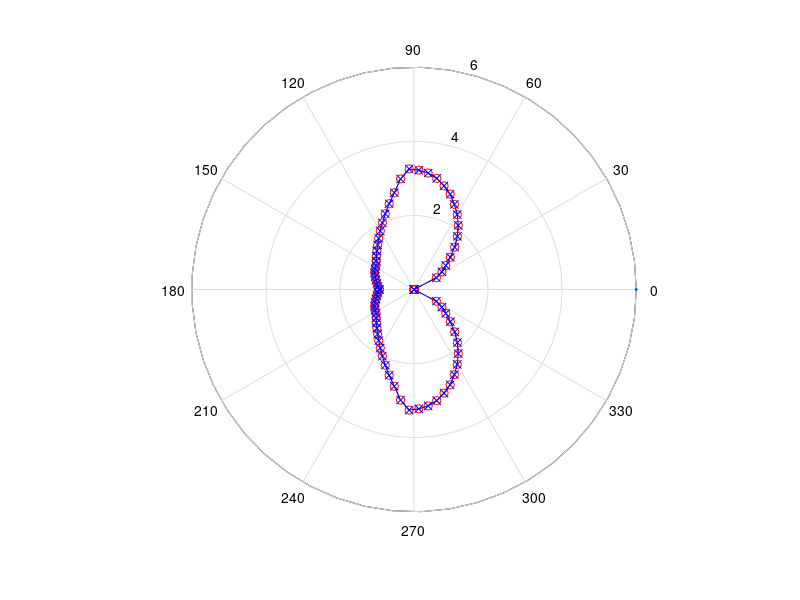

MATLAB code to generate this figure:
%%%%%%%%%%%%%%%%%%%%%%%%%%%%%%%%%%%%%%%%%%%%%%%%%%%%%%%%%%%%%%%%%%%%%%%%%%%%%%%%
%This Matlab script was created by:
%Kristopher Seluga, USA www.rclandsailing.com copyright 2002
%To run this program you must have Matlab by MathWorks Inc.
%Place this file in Matlab/bin directory and type "landsail" at the prompt to execute
%If you have comments or questions please write to kseluga@rclandsailing.com
%Also, if you use this program to simulate an actual model or full sized landyacht
%please send feedback on its usefulness and how the predictions compare to observations
%so that the algorithm may be validated and improved.  
%The author makes no claims to the accuracy the results of this program.
%Thank you and enjoy.  
%%%%%%%%%%%%%%%%%%%%%%%%%%%%%%%%%%%%%%%%%%%%%%%%%%%%%%%%%%%%%%%%%%%%%%%%%%%%%%%%
%This script finds the maximum velocity vs heading of a landyacht based on:
%1. True wind speed
%2. Symmetric wing Lift/Drag correlations
%			a. Drag coefficient at zero angle of attack
%			b. Wing span, area & aspect ratio
%			c. Lift reduction after stall angle is reached
%3. Parasitic drag
%			a. Fuselage Drag
%			b. Crossbeam drag
%			c. Wheel rolling resistance
%4. Flipping criteria
%			a. Vehicle weight and geometry
%			b. Down force generation
%5. Side slipping
%			a. Available friction force
%			b. Down force generation
%6. Number of wings/sails
%7. Number of wheels (3 or 4)
%%%%%%%%%%%%%%%%%%%%%%%%%%%%%%%%%%%%%%%%%%%%%%%%%%%%%%%%%%%%%%%%%%%%%%%%%%%%%%%%
%MAIN VARIABLE DEFINITIONS
%all units are inches, pounds, seconds and radians unless otherwise stated
%phi = angle between true wind velocity and vehicle velocity
%theta = angle of wing(s) with respect to vehicle velocity (wing/sail trim)
%beta = angle between apparent wind and vehicle velocity
%alpha = angle of attack for wing(s) (alpha = beta - theta)
%V_TRUE = velocity of true wind
%vy = vehicle velocity relative to ground
%AR_WING = wing aspect ratio
%F_LIFT_WING = lift force on wing (perpendicular to apparent wind)
%F_DRAG_WING = drag force on wing (parallel to apparent wind)
%F_THRUST = net force "thrust" on vehicle in direction of vehicle velocity
%F_SIDE = sideways force on vehicle that causes slipping
%FLIP = a test value for flipping criteria, 0=no, 1=yes
%SLIP = a test value for slipping criteria, 0=no, 1=yes
%V_LIMIT = limiting yacht velocity when slipping and flipping criteria are ignored
%V_MAX = actual predicted maximum yacht velocity based on flip/slip criteria
%"CG" refers to center of gravity
%%%%%%%%%%%%%%%%%%%%%%%%%%%%%%%%%%%%%%%%%%%%%%%%%%%%%%%%%%%%%%%%%%%%%%%%%%%%%%%%

clear all;	%clear memory before running program
close all;

%%%%%%%%%%%%%%%%%%%%%%%%%%%%%%%%%%%%%%%%%%%%%%%%%%%%%%%%%%%%%%%%%%%%%%%%%%%%%%%%
%SINGLE VALUE PARAMETERS THAT REMAIN CONSTANT FOR ENTIRE SIMULATION
%Change these values to match your vehicle's geometry and configuration

%air properties and other constants
RHO_AIR = 1.175*10^-7;					%density of air (lb*sec^2/in^4)
MU_AIR = 2.7326*10^-8;					%viscosity of air (lb*sec/in^2)
g = 32.2;								%gravity (ft/sec^2)

%true wind speed
% V_TRUE_MPH = 20;						%true wind velocity (mph)
V_TRUE_MPH = 11.1847;					%true wind velocity (mph)
V_TRUE = V_TRUE_MPH*(528/360)*12;   	%true wind velocity (in/sec)

%wing properties (assuming symmetric section)
N_WING   = 1;                   %number of wings/sails
CD0_WING = 0.2;                 %wing drag coefficient at zero angle of attack
% S_WING   = 48;					%wing span (in) DEFAULT
S_WING   = 24;					%wing span (in)
% A_WING   = 250;					%wing area (in^2) DEFAULT
A_WING   = S_WING*(6+12)/2;		%wing area (in^2)
% HCE      = 26;					%height of wing center of effort from ground (in)
HCE      = 10;					%height of wing center of effort from ground (in)
psi_deg  = 0;					%lean of mast from side stay slack (deg)
stall_deg = 18;					%wing stall angle- normally 16-20 deg (deg)
CL_DROP_FACTOR = 1.0;			%factor for exponetial lift dropoff after stall

psi = psi_deg*pi/180;           %lean of mast from side stay slack (rad)
stall = stall_deg*pi/180;		%stall angle (rad)
ARM_WING = HCE*cos(psi);		%moment arm for rig flipping moment (in)
C_WING = A_WING/S_WING;			%average wing chord length (in)
AR_WING = (S_WING^2)/A_WING;	%aspect ratio
CL_WING_MAX = 2*pi*sin(stall)/(1+2/AR_WING);	%maximum coefficient of lift before stall

%total yacht weight
% WEIGHT = 4.0;   %total vehicle weight including pilot (lb)
WEIGHT = 3.5;   %total vehicle weight including pilot (lb)

%fuselage/body properties
% AP_BODY = 10;       %total frontal fuselage projected area (in^2) DEFAULT
AP_BODY = 4.5;		%total frontal fuselage projected area (in^2)
CD_BODY = 0.5;		%vehicle fuselage drag coefficient 
% TRACK = 36;         %vehicle width/track (wheel center to center) (in) DEFAULT
TRACK = 24;			%vehicle width/track (wheel center to center) (in)
% WHEELBASE = 48;     %vehicle wheelbase (in)- only necessary for 3 wheel vehicle DEFAULT
WHEELBASE = 36;		%vehicle wheelbase (in)- only necessary for 3 wheel vehicle
% DIST_CG = 9;        %horizontal distance from CG to rear wheels (in)- only necessary for 3 wheels DEFAULT
DIST_CG = 5.8;		%horizontal distance from CG to rear wheels (in)- only necessary for 3 wheels

%wheel properties
N_WHEEL = 3;				%number of wheels
FRCT = 0.75;				%coefficient of friction between wheels and road
% DIAM_WHEEL_FT = 3.0;        %front wheel diameter (in) DEFAULT
DIAM_WHEEL_FT = 2;          %front wheel diameter (in) 
% DIAM_WHEEL_RE = 4.0;        %rear wheel diameter (in) DEFAULT
DIAM_WHEEL_RE = 2.5;        %rear wheel diameter (in) DEFAULT
% B_WHEEL = 0.007;            %drag coefficient of rolling wheel, per wheel (lb/(rev/sec)) DEFAULT
B_WHEEL = 0.02;             %drag coefficient of rolling wheel, per wheel (lb/(rev/sec)) 
% F_DRAG_WHEEL_MIN = 0.5;		%total rolling resistance at zero velocity (lbs) DEFAULT
F_DRAG_WHEEL_MIN = 0.1;		%total rolling resistance at zero velocity (lbs)
%for small models on wheels with bearings B_WHEEL is on the order of 0.010 lb/(rev/sec)
%for full sized landyachts B_WHEEL is on the order of 0.10 lb/(rev/sec)

% KAI'S UPDATE INCORPORATED TO HERE

%crossbeam properties (lift-drag relations are for a symmetric naca section)
W_BEAM = 36;					%width of crossbeam available for generating down force (in)
T_BEAM = 0.5;					%maximum thickness of crossbeam wing section (in)
C_BEAM = 3.0;					%average crossbeam chord length (in)
A_BEAM = C_BEAM*W_BEAM;			%foil surface area per crossbeam (in^2)
AP_BEAM = T_BEAM*W_BEAM;		%projected frontal beam area (in^2)
AR_BEAM = (W_BEAM^2)/A_BEAM;	%aspect ratio of crossbeam

%relations for symmetric airfoil crossbeam with constant angle of attack
gamma_deg = 0;												%crossbeam angle of attack for generating down force (deg)
gamma = gamma_deg*pi/180;								%crossbeam angle of attack for generating down force (rad)
CD0_BEAM = 0.10;											%crossbeam drag coefficient at zero angle of attack
CL_BEAM = 2*pi*sin(gamma)/(1+2/AR_BEAM);			%crossbeam coefficient of lift
CD_BEAM = CD0_BEAM+((CL_BEAM^2)/(pi*AR_BEAM));	%crossbeam coefficient of drag
%END OF YACHT DATA ENTRY

%%%%%%%%%%%%%%%%%%%%%%%%%%%%%%%%%%%%%%%%%%%%%%%%%%%%%%%%%%%%%%%%%%%%%%%%%%%%%%%%
%PRE-LOOP CALCULATIONS
%CG/BEAM moment arm for righting moment calculation
if N_WHEEL == 4	%for a 4 wheeled symmetric yacht (track front = track rear)

    N_WHEEL_FT = 2;							%two front wheels
    N_WHEEL_RE = 2;							%two rear wheels
    zeta = 0;								%angle between flipping force and F_SIDE is zero (rad)
    ARM_CG = TRACK/2;						%cg moment arm for righting moment (in)
    ARM_BEAM = TRACK/2;						%beam moment arm for righting moment (in)
    N_BEAM = 2;								%number of crossbeams for down force generation (probably has 2 crossbeams)

elseif N_WHEEL == 3	%for a 3 wheeled symmetric yacht (2 wheels in rear)

    N_WHEEL_FT = 1;							%one front wheel
    N_WHEEL_RE = 2;							%two rear wheels
    zeta = atan((TRACK/2)/WHEELBASE);		%angle made between front wheel and each rear wheel (rad)
    ARM_CG = (WHEELBASE-DIST_CG)*sin(zeta);	%cg moment arm for righting moment (in)
    ARM_BEAM = (TRACK/2)*cos(zeta);			%beam moment arm for righting moment (in)
    N_BEAM = 1;								%number of crossbeams for down force generation (rear crossbeam only)

end

%main program loop parameters/starting values
e = 0.050;		%error sensitivity for thrust equilibrium check (lbs)
dv = 0;			%initial value for velocity change (in/sec)
vy0 = 100;		%initial value for vehicle velocity (in/sec)
vy = vy0;		%assign initial value to vy (in/sec)
F_THRUST = 1;	%initial non-zero value for thrust force (lbs)

%define matrices PHI and THETA for main program loops
%for smoother plot make N_phi and N_theta larger (this will make the program take longer to run)
N_phi = 39;									%number of divisions in PHI
phi_max = pi;								%maximum phi = 180 degrees (pi rad)
PHI = [0:phi_max/N_phi:phi_max];			%vector phi in radians from head-to-wind to 180 degrees (rad)
P = N_phi+1;                                %number of loops to be made for varying phi
N_theta = 120;								%number of divisions in THETA
theta_max = pi/3;							%maximum theta to test during loop (rad)
THETA = [0:theta_max/N_theta:theta_max];	%define vector of wing angles from zero to 90 deg (rad)
T = N_theta+1;								%number of loops to be made for varying theta

%%%%%%%%%%%%%%%%%%%%%%%%%%%%%%%%%%%%%%%%%%%%%%%%%%%%%%%%%%%%%%%%%%%%%%%%%%%%%%%%
%BEGIN MAIN PROGRAM LOOP THROUGH ALL VALUES OF PHI
for p = 1:1:P		%loop for entire range of phi (all possible headings)

%     Steps_Remaining = P-p+1		%display number of steps remaining in loop to track progress
	phi = PHI(p);				%lookup value phi for this loop (rad)
    t = 1;						%initialize t counting variable

	while t <= T	%find VY_max for loop through for all values of theta
        
        %setup theta and vy for this value of t  
        theta=THETA(t);								%lookup current theta (rad)
        SIGN_F_THRUST = F_THRUST/abs(F_THRUST);		%find the sign of F_THRUST
        vy = vy + SIGN_F_THRUST*dv;					%increment/decrement guess for vehicle velocity (in/sec)

        %do calculations necessary to find net thrust
		if V_TRUE*cos(phi) + vy > 0			%if apparent wind is from bow
			beta = atan((V_TRUE*sin(phi))/(vy+V_TRUE*cos(phi)));						%calc beta for beta < pi/2 (rad)
        else								%if apparent wind is from stern
            beta = atan((V_TRUE*sin(phi-(pi/2))-vy)/(V_TRUE*cos(phi-(pi/2))))+pi/2;		%calc beta for beta > pi/2 (rad)
        end %end if 
        
        alpha = beta-theta;                                             %calc alpha - wing angle of attack (rad)
        V_APPARENT = sqrt((vy+V_TRUE*cos(phi))^2+(V_TRUE*sin(phi))^2);	%calc magnitude of apparent wind velocity (in/sec)
        V_FRONT = V_APPARENT*cos(beta);									%calc apparent wind velocity in direction of vehicle velocity (in/sec)
        SIGN_V_FRONT = cos(beta)/abs(cos(beta));						%direction of front component of apparent wind (+1 from bow, -1 from stern)
   	    
        %wing lift and drag with rough approximation to lift drop off after stall
        if alpha > stall	%if angle of attack is greater than stall angle
            CL_WING = (CL_WING_MAX*exp(stall))*exp(-CL_DROP_FACTOR*alpha);  %calc reduced wing lift coefficient
            CD_WING = CD0_WING+((CL_WING^2)/(pi*AR_WING));				    %calc wing drag coefficient for this angle of attack
        else %if angle of attack is less than stall angle
            CL_WING = 2*pi*sin(alpha)/(1+2/AR_WING);					    %calc wing lift coefficient for this angle of attack
            CD_WING = CD0_WING+((CL_WING^2)/(pi*AR_WING));				    %calc wing drag coefficient for this angle of attack
        end	%end if loop
        
        AP_WING = A_WING*(1-((1-cos(psi))*alpha)/(pi/2));	%linear approximation to adjust effective wing area based on alpha and psi (in^2)
        %NOTE: when alpha is zero, AP_WING = A_WING, if alpha is 90 deg, AP_WING = A_WING*cos(psi)
        %this leads to the linear approximation: AP_WING = A_WING*(1-((1-cos(psi))*alpha)/(pi/2));
        F_LIFT_WING = N_WING*0.5*CL_WING*RHO_AIR*(V_APPARENT^2)*AP_WING;	%calc total wing lift force (lbs)
        F_DRAG_WING = N_WING*0.5*CD_WING*RHO_AIR*(V_APPARENT^2)*AP_WING;	%calc total wing drag force (lbs)
        %yacht/fuselage drag (not including crossbeams)
        F_DRAG_BODY = SIGN_V_FRONT*0.5*CD_BODY*RHO_AIR*(V_FRONT^2)*AP_BODY;	%calc fuselage drag force (lbs)
        
        %crossbeam lift (down force) and drag
    	if SIGN_V_FRONT == 1 %for apparent wind from bow
            F_LIFT_BEAM = N_BEAM*0.5*CL_BEAM*RHO_AIR*(V_FRONT^2)*A_BEAM;	%calc total crossbeam lift force (lbs)
            F_DRAG_BEAM = N_BEAM*0.5*CD_BEAM*RHO_AIR*(V_FRONT^2)*A_BEAM;	%calc total crossbeam drag force (lbs)
        else %for apparent wind from stern
            F_LIFT_BEAM = 0;                                				%crossbeam generates zero lift
            F_DRAG_BEAM = -2*N_BEAM*0.5*CD_BEAM*RHO_AIR*(V_FRONT^2)*A_BEAM;	%calc total crossbeam drag force (lbs)
        end	%end if loop
    
        %wheel drag (rolling viscous friction)
        RPS_WHEEL_FT = vy/(pi*DIAM_WHEEL_FT);										%calc front wheel rev per sec (rps)
        RPS_WHEEL_RE = vy/(pi*DIAM_WHEEL_RE);										%calc rear wheel rev per sec (rps)
        F_DRAG_WHEEL = B_WHEEL*(N_WHEEL_FT*RPS_WHEEL_FT + N_WHEEL_RE*RPS_WHEEL_RE);	%calc total wheel drag force (lbs)
        F_DRAG_WHEEL = max(F_DRAG_WHEEL,F_DRAG_WHEEL_MIN);          				%use minimum wheel rolling resistance for low speeds (lbs)

        %sum up all forward thrust forces
        F_SIDE = F_LIFT_WING*cos(beta)*cos(psi)+F_DRAG_WING*sin(beta);		%calc sideways sliding force (lbs)
        F_THRUST = F_LIFT_WING*sin(beta)*cos(psi)-F_DRAG_WING*cos(beta)-F_DRAG_BODY-F_DRAG_BEAM-F_DRAG_WHEEL;	%calc net thrust force (lbs)
    
    %SLIP/FLIP required quantities (righting/flipping moment and side friction)
	F_DOWN = WEIGHT + F_LIFT_BEAM + F_LIFT_WING*sin(psi);		%total down force from crossbeam and wing (lb)
	M_RIGHT = WEIGHT*ARM_CG + F_LIFT_BEAM*ARM_BEAM;				%available righting moment (in*lb)
    F_FLIP = F_SIDE*cos(zeta) + F_THRUST*sin(zeta);				%component of rig force perpendicular to supporing wheels (lbs)
    M_FLIP = F_FLIP*ARM_WING;									%flipping moment from rig (in*lb)
    F_FRICT = F_DOWN*FRCT;										%total available sideways friction force (lbs)
    %END OF ALL FORCE AND MOMENT CALCULATIONS FOR THIS LOOP
    
    %scale velocity step change for next loop
    X = 10;													%scale factor for calculating dv
    dv = X*abs(F_THRUST);								%scale velocity change by F_THRUST (if X is too large loop becomes unstable)
		
        %perform slip criteria calculations
  		if F_SIDE > F_FRICT	%if side sliding force from rig exceeds available friction force
			SLIP(t) = 1;		%set SLIP to 1 (yes)
		else				%if friction is greater than sliding force
			SLIP(t) = 0;		%set SLIP to 0 (no)
		end	%end SLIP if loop
        
		%perform flip criteria calculations
		if M_FLIP > M_RIGHT	 %if flipping moment from rig exceeds available righting moment
			FLIP(t) = 1;            %set FLIP to 1 (yes)
        else			     %if righting moment is greater than flipping moment
			FLIP(t) = 0;			%set FLIP to 0 (no)
		end	%end FLIP if loop
		
        %check for positive thrust force near zero, if so go to next theta value
		if vy > 0 & alpha > 0		%only continue for loops that lead to positive velocity and angle of attack
			if abs(F_THRUST) < e	%if thrust is close to zero (lbs)
                VY(t) = vy;			%store final value of vehicle speed from this loop (in/sec) 
        		t = t+1;			%increment t to calculate vehicle speed for next theta
     		end 	  				%end thrust check if loop
        else %if yacht velocity or angle of attack is not positive
     		VY(t) = 0;				%assign this velocity to zero (do not keep track of negative velocities)
            t = t+1;				%increment t to calculate vehicle speed for next theta
            vy = vy0;				%reset initial velocity guess
        end	%end else loop
        
    end	%end of while  t <= T loop
	
    %truncate VY matrix to remove infinite element
    V_LIMIT(p) = max(VY);			%store V_LIMIT vector as maximum velocity before SLIP and FLIP are considered (in/sec)
	%change all velocity entries to zero if SLIP or FLIP = 1 (yes)
    for z = 1:1:T						%loop through entire matrix for each theta
 		if (SLIP(z) + FLIP(z) > 0)	%if FLIP or SLIP = 1 (yes)
  	  		VY(z) = 0;					%set this velocity element to zero
     	end								%end if loop
    end									%end for loop
    %store theta that corresponds to this VMAX
    V_MAX(p) = max(VY);			%store maximum velocity found for this angle phi to VMAX(p)
	q = 1;						%initialize counting var q = 1
    while VY(q) ~= V_MAX(p)		%while VY_TRUNK(q) not equal VMAX
        q = q+1;				%increment q until VY_TRUNK(q) = VMAX(p)
	end							%end while loop
    THETA_MAX(p) = THETA(q);	%store theta that corresponds to VMAX(p) (rad)
end   							%end of "for 1:1:P" loop
%END MAIN PROGRAM LOOP

%%%%%%%%%%%%%%%%%%%%%%%%%%%%%%%%%%%%%%%%%%%%%%%%%%%%%%%%%%%%%%%%%%%%%%%%%%%%%%%%
%ORGANIZE DATA INTO MAXIMUM SPEED INFORMATION
TOP_SPEED_IN_SEC = max(V_MAX);					%store top speed in in/sec (in/sec)
TOP_SPEED_FT_SEC = TOP_SPEED_IN_SEC/12;			%convert top speed to ft/sec (ft/sec)
TOP_SPEED_MPH = TOP_SPEED_FT_SEC*(360/528);		%convert top speed to mph (mph)
V_LIMIT_MPH = (V_LIMIT/12)*(360/528);			%convert limit speed to mph (mph)
V_MAX_FT_SEC = V_MAX/12;						%convert maximum speed matrix to mph (ft/sec)
V_MAX_MPH = (V_MAX_FT_SEC)*(360/528);			%convert maximum speed matrix to mph (mph)

for j= 1:1:P-1							%loop through all of matrix V_MAX
   if V_MAX(j) == TOP_SPEED_IN_SEC		%look for entry of maximum velocity
      J = j;							%if this is that entry, save entry number
   end									%end if loop
end										%end for loop

THETA_TOP_SPEED_RAD = THETA_MAX(J);					%store theta that corresponds to TOP_SPEED_MPH (rad)
PHI_TOP_SPEED_RAD = PHI(J);							%store phi that corresponds to TOP_SPEED_MPH (rad)
THETA_TOP_SPEED_DEG = THETA_TOP_SPEED_RAD*180/pi;	%convert to degrees (deg)
PHI_TOP_SPEED_DEG = PHI_TOP_SPEED_RAD*180/pi;		%convert to degrees (deg)
%plot velocity results in polar coordinates
RHO_MAX = 3*ceil(max(V_LIMIT_MPH)/3);				%get maximum radius in whole numbers divisible by 3

MP = 1;												%subplot dimension
NP = 1;												%subplot dimension

figure()
subplot(MP,NP,1),polar(0,RHO_MAX);					%create polar plot with whole number scale
subplot(MP,NP,1),hold;								%hold plot so data can be plotted
subplot(MP,NP,1),polar(PHI,V_LIMIT_MPH,'ro--');		%polar plot limit velocity vs phi in red
subplot(MP,NP,1),polar(-PHI,V_LIMIT_MPH,'ro--');	%polar plot limit velocity vs -phi (mirror image)
subplot(MP,NP,1),polar(PHI,V_MAX_MPH,'bx-'); 		%polar plot maximum velocity vs phi in blue
subplot(MP,NP,1),polar(-PHI,V_MAX_MPH,'bx-');		%polar plot maximum velocity vs -phi (mirror image)
%subplot(MP,NP,1),title('Polar Vel. Plot (mph)');	%title plot
subplot(MP,NP,1),hold;								%release plot to return to default condition
% legend('Blue','Red')

%display desired values
TOP_SPEED_MPH = round(TOP_SPEED_MPH)				%round and print maximum velocity (mph)
PHI_TOP_SPEED_DEG = round(PHI_TOP_SPEED_DEG)		%round and print phi for TOP SPEED (deg)
THETA_TOP_SPEED_DEG = round(THETA_TOP_SPEED_DEG)	%round and print theta for TOP SPEED (deg)

%%%%%%%%%%%%%%%%%%%%%%%%%%%%%%%%%%%%%%%%%%%%%%%%%%%%%%%%%%%%%%%%%%%%%%%%%%%%%%%%
%END MAIN PROGRAM
%BEGIN POST LOOP CALCULATIONS FOR STORING & DISPLAYING OTHER RELEVANT INFO

%%%%%%%%%%%%%%%%%%%%%%%%%%%%%%%%%%%%%%%%%%%%%%%%%%%%%%%%%%%%%%%%%%%%%%%%%%%%%%%%

%CALCULATE APPROXIMATE TIME REQUIRED TO REACH 95% of TOP SPEED IGNORING SLIP/FLIP CRITERIA
phi = PHI_TOP_SPEED_RAD;		%heading for top speed
theta = THETA_TOP_SPEED_RAD;	%wing angle at top speed
vy = 88;						%begin at 5 mph yacht velocity
dt = 0.2;						%time increment (sec)
TIME_MAX = 60*10;				%maximum time before loop is cut off (sec)
time = 0;						%start at time = zero

while vy < 0.95*TOP_SPEED_IN_SEC & time < TIME_MAX	%keep looping until vy is 95% of top speed
	
    if V_TRUE*cos(phi) + vy > 0																	%if apparent wind is from bow
		beta = atan((V_TRUE*sin(phi))/(vy+V_TRUE*cos(phi)));								%calc beta for beta < pi/2 (rad)
    else																									%if apparent wind is from stern
	   beta = atan((V_TRUE*sin(phi-(pi/2))-vy)/(V_TRUE*cos(phi-(pi/2))))+pi/2;		%calc beta for beta > pi/2 (rad)
    end																									%end if loop
    
    alpha = beta-theta;															%calc alpha - wing angle of attack (rad)
    V_APPARENT = sqrt((vy+V_TRUE*cos(phi))^2+(V_TRUE*sin(phi))^2);	%calc magnitude of apparent wind velocity (in/sec)
	V_FRONT = V_APPARENT*cos(beta);											%calc apparent wind velocity in direction of vehicle velocity (in/sec)
  	SIGN_V_FRONT = cos(beta)/abs(cos(beta));								%direction of front component of apparent wind (+1 from bow, -1 from stern)
    
    %wing lift and drag with rough approximation to lift drop off after stall
    if alpha > stall					 												%if angle of attack is less than stall angle
    	CL_WING = (CL_WING_MAX*exp(stall))*exp(-CL_DROP_FACTOR*alpha);	%calc reduced wing lift coefficient
        CD_WING = CD0_WING+((CL_WING^2)/(pi*AR_WING));					%calc wing drag coefficient for this angle of attack
    else																%if angle of attack is greter than stall angle
     	CL_WING = 2*pi*sin(alpha)/(1+2/AR_WING);						%calc wing lift coefficient for this angle of attack
        CD_WING = CD0_WING+((CL_WING^2)/(pi*AR_WING));					%calc wing drag coefficient for this angle of attack
    end																	%end if loop
    AP_WING = A_WING*(1-((1-cos(psi))*alpha)/(pi/2));					%linear approximation to adjust projected wing area based on alpha and psi (in^2)
    %NOTE: when alpha is zero, AP_WING = A_WING, if alpha is 90 deg, AP_WING = A_WING*cos(psi)
    %this leads to the linear approximation: AP_WING = A_WING*(1-((1-cos(psi))*alpha)/(pi/2));
    F_LIFT_WING = N_WING*0.5*CL_WING*RHO_AIR*(V_APPARENT^2)*AP_WING;	    %calc total wing lift force (lbs)
	F_DRAG_WING = N_WING*0.5*CD_WING*RHO_AIR*(V_APPARENT^2)*AP_WING;	%calc total wing drag force (lbs)
    %yacht/fuselage drag (not including crossbeams)
    F_DRAG_BODY = SIGN_V_FRONT*0.5*CD_BODY*RHO_AIR*(V_FRONT^2)*AP_BODY;	%calc fuselage drag force (lbs)
    %crossbeam lift (down force) and drag
    if SIGN_V_FRONT == 1												%for apparent wind from bow
	    F_LIFT_BEAM = N_BEAM*0.5*CL_BEAM*RHO_AIR*(V_FRONT^2)*A_BEAM;	%calc total crossbeam lift force (lbs)
        F_DRAG_BEAM = N_BEAM*0.5*CD_BEAM*RHO_AIR*(V_FRONT^2)*A_BEAM;	%calc total crossbeam drag force (lbs)
    else
        F_LIFT_BEAM = 0;
        F_DRAG_BEAM = -2*N_BEAM*0.5*CD_BEAM*RHO_AIR*(V_FRONT^2)*A_BEAM;	%calc total crossbeam drag force (lbs)
    end
    
    %wheel drag (rolling viscous friction)
    RPS_WHEEL_FT = vy/(pi*DIAM_WHEEL_FT);                                       %calc front wheel rev per sec (rps)
    RPS_WHEEL_RE = vy/(pi*DIAM_WHEEL_RE);										%calc rear wheel rev per sec (rps)
    F_DRAG_WHEEL = B_WHEEL*(N_WHEEL_FT*RPS_WHEEL_FT + N_WHEEL_RE*RPS_WHEEL_RE);	%calc wheel drag force (lbs)
    F_DRAG_WHEEL = max(F_DRAG_WHEEL,F_DRAG_WHEEL_MIN);							%use minimum wheel rolling resistance for low speeds (lbs)
	
    %sum up all forward thrust forces
    F_THRUST = F_LIFT_WING*sin(beta)*cos(psi)-F_DRAG_WING*cos(beta)-F_DRAG_BODY-F_DRAG_BEAM-F_DRAG_WHEEL;	%calc net thrust force (lbs)
    ACCEL_G = F_THRUST/WEIGHT;		%calculate acceleration (g's)
	ACCEL_IN_SEC = ACCEL_G*g*12;	%acceleration in (in/sec^2)
    vy = vy + dt*ACCEL_IN_SEC;		%increase velocity based on acceleration and time step (in/sec)
    time = time + dt;				%increment time by one time step (sec)

end

if time < TIME_MAX
    TIME_TO_TOP_SPEED_SEC = time;								%time to top speed (sec)
	TIME_TO_TOP_SPEED_MIN = TIME_TO_TOP_SPEED_SEC/60;			%time to top speed (min)
	TIME_TO_TOP_SPEED_MIN = round(10*TIME_TO_TOP_SPEED_MIN)/10	%display time (min)
else
   disp('Accleration calc failed')
end

%%%%%%%%%%%%%%%%%%%%%%%%%%%%%%%%%%%%%%%%%%%%%%%%%%%%%%%%%%%%%%%%%%%%%%%%%%%%%%%%
%CALCULTE & STORE RELEVANT PARAMETERS AT FULL SPEED FOR ALL HEADINGS
for p = 1:1:P	%loop for entire range of phi (all possible headings)
	vy = V_MAX(p);		%top speed (in/sec)
    phi = PHI(p);		%heading (rad)
    
    %do calculations necessary to find net thrust
	if vy > 0 %only proceed for non zero velocities
        if V_TRUE*cos(phi) + vy > 0										%if apparent wind is from bow
			BETA(p) = atan((V_TRUE*sin(phi))/(vy+V_TRUE*cos(phi)));		%calc beta for beta < pi/2 (rad)
        else %if apparent wind is from stern
            BETA(p) = atan((V_TRUE*sin(phi-(pi/2))-vy)/(V_TRUE*cos(phi-(pi/2))))+pi/2;	%calc beta for beta > pi/2 (rad)
        end %end if loop
        
        ALPHA(p) = BETA(p)-THETA_MAX(p);                                    %calc alpha (rad)
		V_APPARENT(p) = sqrt((vy+V_TRUE*cos(phi))^2+(V_TRUE*sin(phi))^2);   %calc magnitude of apparent wind velocity (in/sec)
		V_FRONT = V_APPARENT(p)*cos(BETA(p));                               %calc apparent wind velocity along vehicle velocity direction (in/sec)
	  	SIGN_V_FRONT = cos(BETA(p))/abs(cos(BETA(p)));                      %direction of front component of apparent wind (+1 from bow, -1 from stern)
        
        %wing lift and drag with rough approximation to lift drop off after stall
        if ALPHA(p) > stall				 													%if angle of attack is less than stall angle
            CL_WING = (CL_WING_MAX*exp(stall))*exp(-CL_DROP_FACTOR*ALPHA(p));	%calc reduced wing lift coefficient
            CD_WING = CD0_WING+((CL_WING^2)/(pi*AR_WING));							%calc wing drag coefficient for this angle of attack
        else																						%if angle of attack is greter than stall angle
            CL_WING = 2*pi*sin(ALPHA(p))/(1+2/AR_WING);								%calc wing lift coefficient for this angle of attack
            CD_WING = CD0_WING+((CL_WING^2)/(pi*AR_WING));							%calc wing drag coefficient for this angle of attack
        end																						%end if loop
        
        AP_WING = A_WING*(1-((1-cos(psi))*ALPHA(p))/(pi/2));							%linear approximation to adjust projected wing area based on alpha and psi (in^2)
		F_LIFT_WING(p) = N_WING*0.5*CL_WING*RHO_AIR*(V_APPARENT(p)^2)*AP_WING;	%calc total wing lift force (lbs)
		F_DRAG_WING(p) = N_WING*0.5*CD_WING*RHO_AIR*(V_APPARENT(p)^2)*AP_WING;	%calc total wing drag force (lbs)
        
        %yacht/fuselage drag (not including crossbeams)
		F_DRAG_BODY(p) = SIGN_V_FRONT*0.5*CD_BODY*RHO_AIR*(V_FRONT^2)*AP_BODY;	%calc fuselage drag force (lbs)
		
        %crossbeam lift (down force) and drag
        if SIGN_V_FRONT == 1																		%for apparent wind from bow
            F_LIFT_BEAM(p) = N_BEAM*0.5*CL_BEAM*RHO_AIR*(V_FRONT^2)*A_BEAM;		%calc total crossbeam lift force (lbs)
            F_DRAG_BEAM(p) = N_BEAM*0.5*CD_BEAM*RHO_AIR*(V_FRONT^2)*A_BEAM;		%calc total crossbeam drag force (lbs)
        else
            F_LIFT_BEAM(p) = 0;
            F_DRAG_BEAM(p) = -2*N_BEAM*0.5*CD_BEAM*RHO_AIR*(V_FRONT^2)*A_BEAM;	%calc total crossbeam drag force (lbs)
        end
        
        %wheel drag (rolling viscous friction)
        RPS_WHEEL_FT = vy/(pi*DIAM_WHEEL_FT);															%calc front wheel rev per sec (rps)
        RPS_WHEEL_RE = vy/(pi*DIAM_WHEEL_RE);															%calc rear wheel rev per sec (rps)
        F_DRAG_WHEEL(p) = B_WHEEL*(N_WHEEL_FT*RPS_WHEEL_FT + N_WHEEL_RE*RPS_WHEEL_RE);	%calc wheel drag force (lbs)
        F_DRAG_WHEEL(p) = max(F_DRAG_WHEEL(p),F_DRAG_WHEEL_MIN);									%use minimum wheel rolling resistance for low speeds (lbs)
		
        %sum up all forward (thrust) and sideways (slide) forces
		F_THRUST(p) = F_LIFT_WING(p)*sin(BETA(p))*cos(psi)-F_DRAG_WING(p)*cos(BETA(p))-F_DRAG_BODY(p)-F_DRAG_BEAM(p)-F_DRAG_WHEEL(p);		%calc net thrust force (lbs)
		F_SIDE(p) = F_LIFT_WING(p)*cos(BETA(p))*cos(psi)+F_DRAG_WING(p)*sin(BETA(p));						%calc sideways sliding force (lbs)
	else																					%if vy is zero, then set all stored values to zero
        BETA(p) = 0;
        ALPHA(p) = 0;
        V_APPARENT(p) = 0;
		F_LIFT_WING(p) = 0;
		F_DRAG_WING(p) = 0;
		F_DRAG_BODY(p) = 0;
		F_LIFT_BEAM(p) = 0;
		F_DRAG_BEAM(p) = 0;
		F_DRAG_WHEEL(p) = F_DRAG_WHEEL_MIN;
		F_THRUST(p) = 0;
		F_SIDE(p) = 0;
    end %end if loop
end																					%end for loop

%print out desired values
REYNOLDS = RHO_AIR*C_WING*V_APPARENT/MU_AIR;								%Reynolds number
APPARENT_WIND_SPEED_MPH = round(V_APPARENT*(360/528)/12);			%apparent wind speed (mph)
DOWN_FORCE_LB = round(10*(F_LIFT_BEAM))/10;								%down force from crossbeam (lbs)
SIDE_FORCE_LB = round(10*F_SIDE)/10;										%sliding force (lbs)
BODY_AERO_DRAG_LB = round(10*(F_DRAG_BODY + F_DRAG_BEAM))/10;		%total body aerodynamic drag (mph)
WHEEL_DRAG_LB = round(10*F_DRAG_WHEEL)/10;								%wheel drag (lbs)
RIG_LIFT_LB = round(10*F_LIFT_WING)/10;									%total rig lift (lbs)
RIG_DRAG_LB = round(10*F_DRAG_WING)/10;									%total rig drag (lbs)
PHI_DEG = PHI*180/pi;															%convert PHI to degrees
ALPHA_DEG = ALPHA*180/pi;														%convert ALPHA to degrees
BETA_DEG = BETA*180/pi;															%convert BETA to degrees
THETA_MAX_DEG = THETA_MAX*180/pi;											%convert THETA_MAX to degrees

%plot angular info (change NP to 2 to use this plot)
%subplot(MP,NP,2),plot(PHI_DEG,BETA_DEG,'k');				%plot apparent wind angle v. phi
%subplot(MP,NP,2),hold;										%hold plot
%subplot(MP,NP,2),plot(PHI_DEG,THETA_MAX_DEG,'b');			%plot wing trim angle angle v. phi
%subplot(MP,NP,2),plot(PHI_DEG,ALPHA_DEG,'r');				%plot angle of attack wind angle v. phi
%subplot(MP,NP,2),title('BETA, THETA MAX & ALPHA');			%title plot
%subplot(MP,NP,2),hold;										%hold plot

%%%%%%%%%%%%%%%%%%%%%%%%%%%%%%%%%%%%%%%%%%%%%%%%%%%%%%%%%%%%%%%%%%%%%%%%%%%%%%%%
%END OF PROGRAM